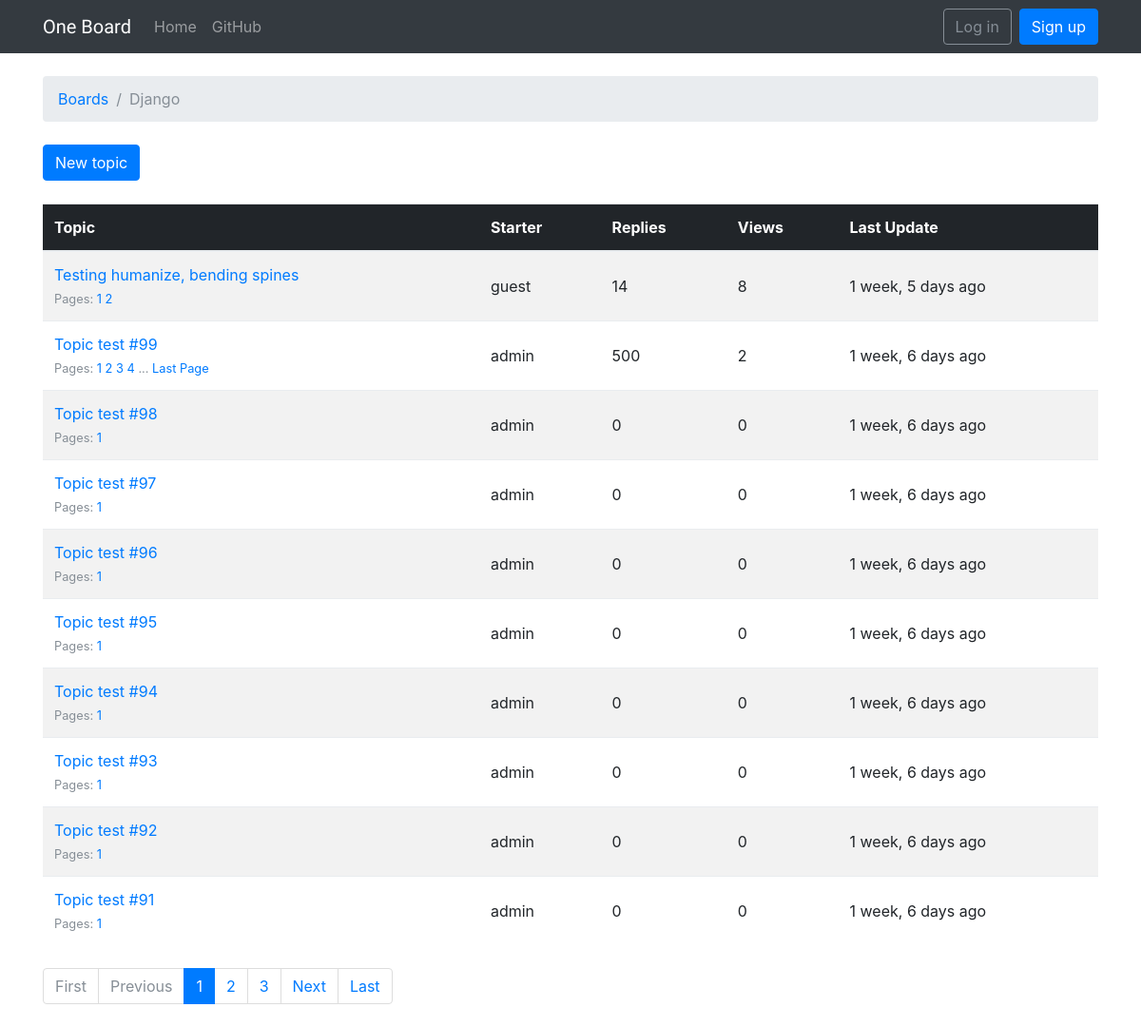
Page /boards/1/ on the earlier database version.
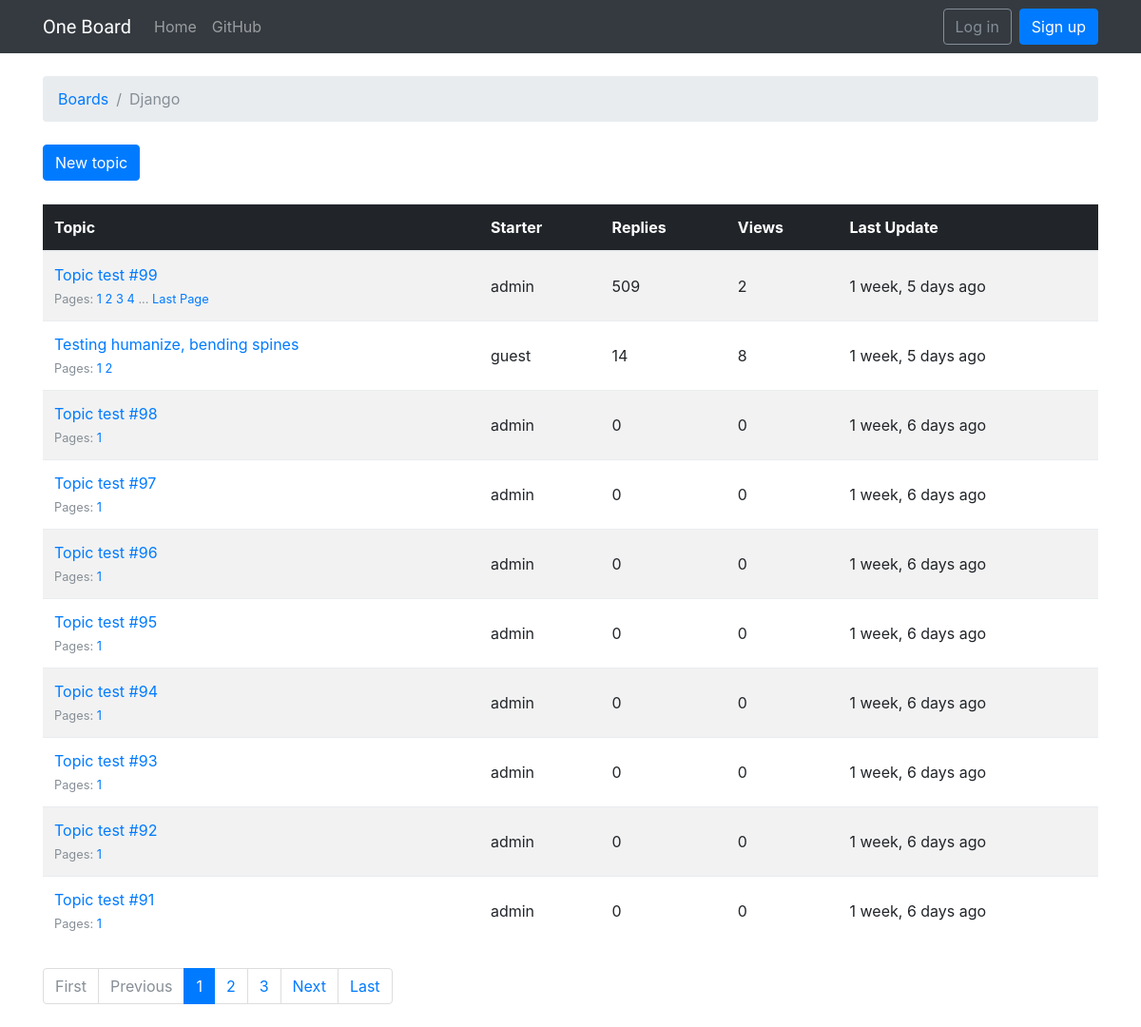
Same page on the later database version.
### boards/models.py (models this page shows, shortened)
class Topic(models.Model):
    subject = models.CharField(max_length=255)
    last_updated = models.DateTimeField(auto_now_add=True)
    board = models.ForeignKey(Board, related_name='topics')
    starter = models.ForeignKey(User, related_name='topics')
    views = models.PositiveIntegerField(default=0)
    def get_page_count(self):
        count = self.posts.count()
        pages = count / 10
        return math.ceil(pages)
    def has_many_pages(self, count=None):
        if count is None:
            count = self.get_page_count()
        return count > 6
    def get_page_range(self):
        count = self.get_page_count()
        if self.has_many_pages(count):
            return range(1, 5)
        return range(1, count + 1)

### boards/views.py (the view)
# urls.py: url(r'^boards/(?P<pk>\d+)/$', views.TopicListView.as_view(), name='board_topics'),
class TopicListView(ListView):
    model = Topic
    context_object_name = 'topics'
    template_name = 'topics.html'
    paginate_by = 10
    def get_context_data(self, **kwargs):
        kwargs['board'] = self.board
        return super().get_context_data(**kwargs)
    def get_queryset(self):
        self.board = get_object_or_404(Board, pk=self.kwargs.get('pk'))
        queryset = self.board.topics.order_by('-last_updated').annotate(replies=Count('posts') - 1)
        return queryset

### templates/topics.html (shortened to what this page needs)
{% extends 'base.html' %}
{% load humanize %}
{% block breadcrumb %}
  <li class="breadcrumb-item"><a href="{% url 'home' %}">Boards</a></li>
  <li class="breadcrumb-item active">{{ board.name }}</li>
{% endblock %}
{% block content %}
  <div class="mb-4">
    <a href="{% url 'new_topic' board.pk %}" class="btn btn-primary">New topic</a>
  </div>
  <table class="table table-striped mb-4">
    <thead class="thead-inverse">
      <tr>
        <th>Topic</th>
        <th>Starter</th>
        <th>Replies</th>
        <th>Views</th>
        <th>Last Update</th>
      </tr>
    </thead>
    <tbody>
      {% for topic in topics %}
        {% url 'topic_posts' board.pk topic.pk as topic_url %}
        <tr>
          <td>
            <p class="mb-0">
              <a href="{{ topic_url }}">{{ topic.subject }}</a>
            </p>
            <small class="text-muted">
              Pages:
              {% for i in topic.get_page_range %}
                <a href="{{ topic_url }}?page={{ i }}">{{ i }}</a>
              {% endfor %}
              {% if topic.has_many_pages %}
              ... <a href="{{ topic_url }}?page={{ topic.get_page_count }}">Last Page</a>
              {% endif %}
            </small>
          </td>
          <td class="align-middle">{{ topic.starter.username }}</td>
          <td class="align-middle">{{ topic.replies }}</td>
          <td class="align-middle">{{ topic.views }}</td>
          <td class="align-middle">{{ topic.last_updated|naturaltime }}</td>
        </tr>
      {% endfor %}
    </tbody>
  </table>
  {% include 'includes/pagination.html' %}
{% endblock %}

Differences in the rows shown:
changed Topic "Topic test #99": replies "500" → "509"; last_updated "1 week, 6 days ago" → "1 week, 5 days ago"; moves up the list
